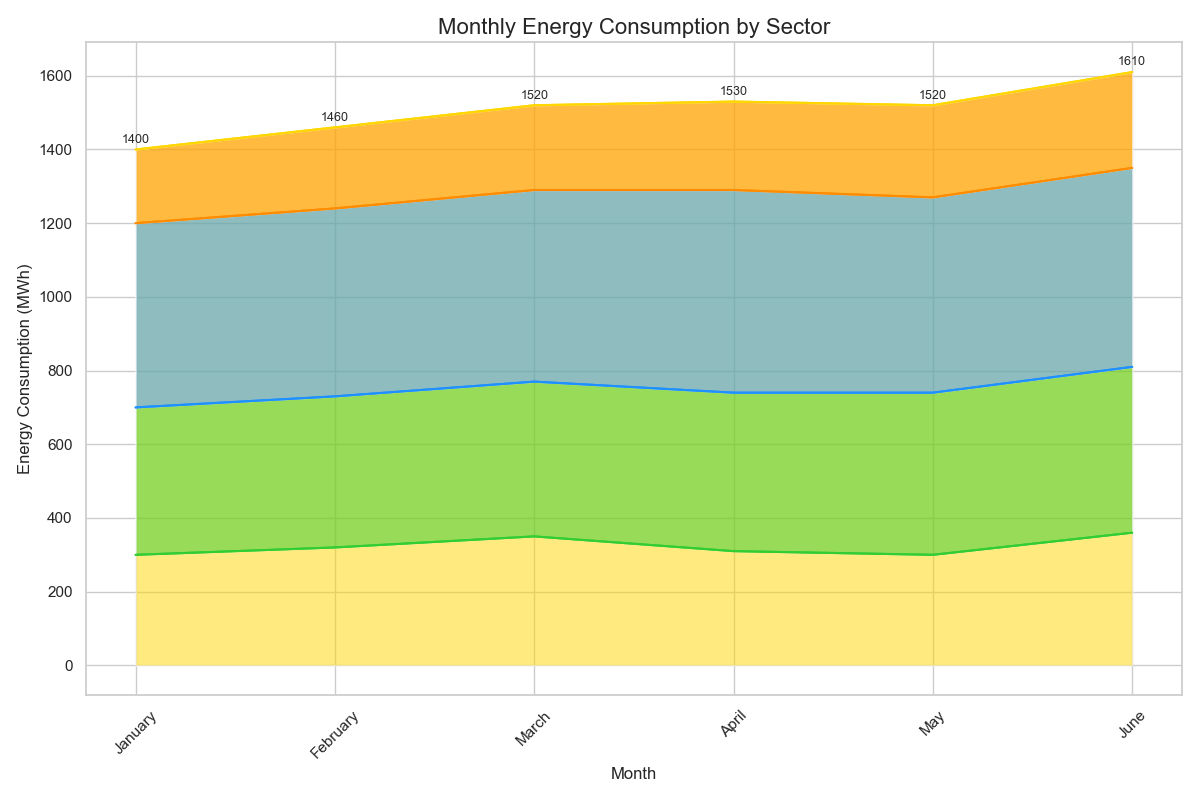

Write Python code to recreate this figure.

import pandas as pd
import numpy as np
import seaborn as sns
import matplotlib.pyplot as plt

# Data in a Python dictionary
data = {
    'Month': ['January', 'February', 'March', 'April', 'May', 'June'],
    'Sector A': [300, 320, 350, 310, 300, 360],
    'Sector B': [400, 410, 420, 430, 440, 450],
    'Sector C': [500, 510, 520, 550, 530, 540],
    'Sector D': [200, 220, 230, 240, 250, 260]
}

# Create a DataFrame
df = pd.DataFrame(data)
df.index = df['Month']
df.drop('Month', axis=1, inplace=True)

# Plotting the stacked area chart
plt.figure(figsize=(12, 8))
pal = ['#FFD700', '#FF8C00', '#1E90FF', '#32CD32']

# Cumulate the values
df_cum = df.cumsum(axis=1)

# Plot the categories in reverse order
category_names = df.columns[::-1]
for i, column in enumerate(category_names):
    sns.lineplot(data=df_cum, x=df.index, y=column, color=pal[i])

# Fill the area between the lines
for i, column in enumerate(category_names):
    if i == 0:
        sns.lineplot(data=df_cum, x=df.index, y=column, color=pal[i])
        plt.fill_between(df.index, 0, df_cum[column], facecolor=pal[i], alpha=0.5)
    else:
        sns.lineplot(data=df_cum, x=df.index, y=column, color=pal[i])
        plt.fill_between(df.index, df_cum[category_names[i - 1]], df_cum[column], facecolor=pal[i], alpha=0.5)

# Add annotations
for i, value in enumerate(df_cum['Sector D']):
    plt.text(i, value + 10, f"{value}", ha='center', va='bottom', fontsize=9)

# Customize the chart
plt.title('Monthly Energy Consumption by Sector', fontsize=16)
plt.xticks(rotation=45)
plt.xlabel('Month', fontsize=12)
plt.ylabel('Energy Consumption (MWh)', fontsize=12)
plt.tight_layout()
plt.show()
